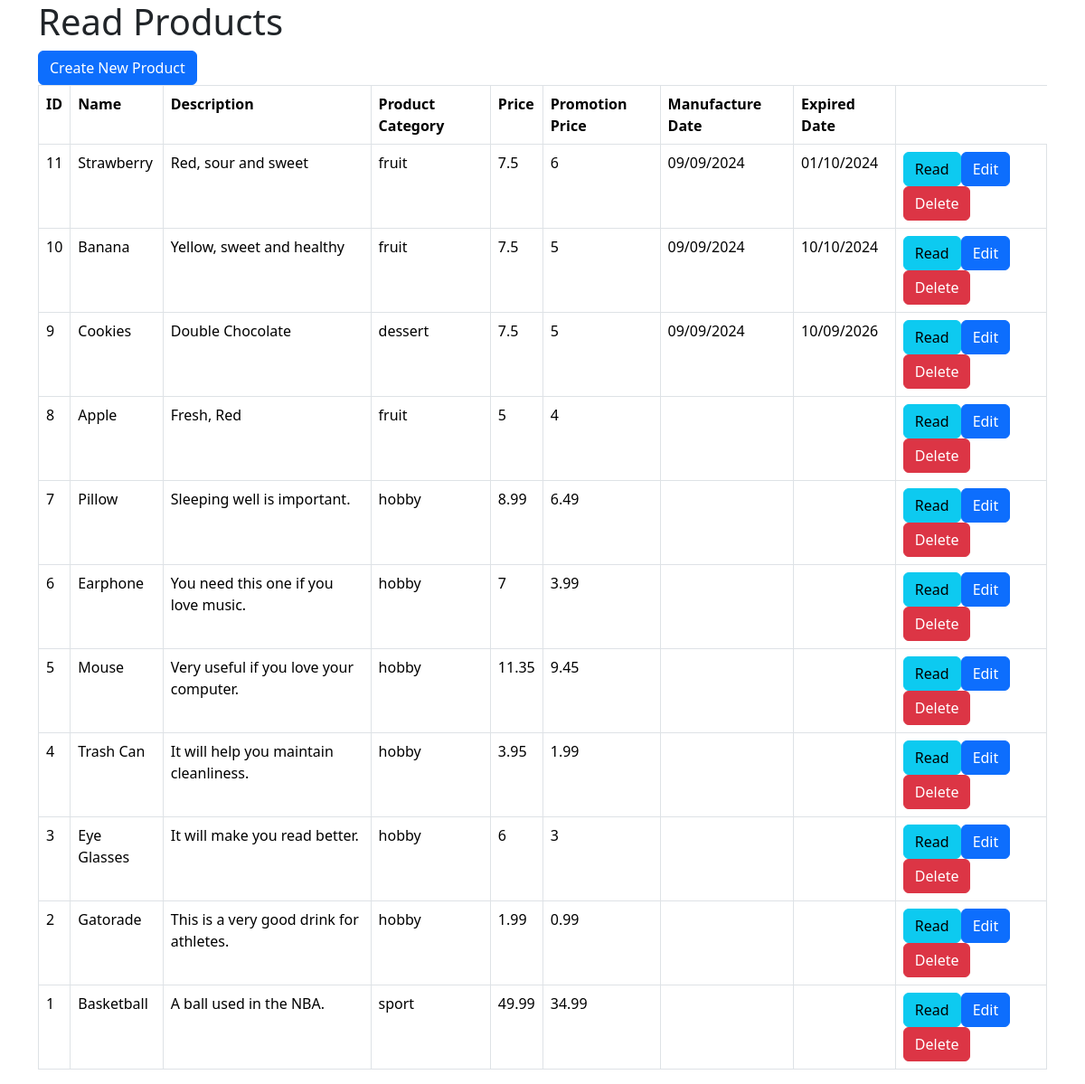
The page /product_listing.php (signed in) on the database its author committed.
### tables this page shows
CREATE TABLE IF NOT EXISTS `products` (
  `id` int NOT NULL AUTO_INCREMENT,
  `name` varchar(128) NOT NULL,
  `description` text NOT NULL,
  `product_cat` int NOT NULL,
  `manufacture_date` text NOT NULL,
  `expired_date` text NOT NULL,
  `price` double NOT NULL,
  `promotion_price` double NOT NULL,
  `created` datetime NOT NULL,
  `modified` timestamp NOT NULL DEFAULT CURRENT_TIMESTAMP ON UPDATE CURRENT_TIMESTAMP,
  PRIMARY KEY (`id`)
);

CREATE TABLE IF NOT EXISTS `product_cat` (
  `product_cat_id` int NOT NULL AUTO_INCREMENT,
  `product_cat_name` varchar(30) NOT NULL,
  `product_cat_description` text NOT NULL,
  PRIMARY KEY (`product_cat_id`)
);

### product_listing.php (the view, shortened to what this page needs)
<!DOCTYPE HTML>
<html>
<head>
    <link href="https://cdn.jsdelivr.net/npm/bootstrap@5.3.3/dist/css/bootstrap.min.css" rel="stylesheet">
</head>
<body>
    <div class="container">
        <div class="page-header">
            <h1>Read Products</h1>
        </div>
        <?php
        include 'config/database.php';
        $query = "SELECT id, name, description, price, product_cat_name, promotion_price, manufacture_date, expired_date FROM products
        INNER JOIN product_cat ON products.product_cat= product_cat.product_cat_id ORDER BY id DESC";
        $stmt = $con->prepare($query);
        $stmt->execute();
        $num = $stmt->rowCount();
        echo "<a href='product_create.php' class='btn btn-primary m-b-1em'>Create New Product</a>";
        if ($num > 0) {
            echo "<table class='table table-hover table-responsive table-bordered'>";
            echo "<tr>";
            echo "<th>ID</th>";
            echo "<th>Name</th>";
            echo "<th>Description</th>";
            echo "<th>Product Category</th>";
            echo "<th>Price</th>";
            echo "<th>Promotion Price</th>";
            echo "<th>Manufacture Date</th>";
            echo "<th>Expired Date</th>";
            echo "</tr>";
            while ($row = $stmt->fetch(PDO::FETCH_ASSOC)) {
                extract($row);
                echo "<tr>";
                echo "<td>{$id}</td>";
                echo "<td>{$name}</td>";
                echo "<td>{$description}</td>";
                echo "<td>{$product_cat_name}</td>";
                echo "<td>{$price}</td>";
                echo "<td>{$promotion_price}</td>";
                echo "<td>{$manufacture_date}</td>";
                echo "<td>{$expired_date}</td>";
                echo "<td>";
                echo "<a href='product_details.php?id={$id}' class='btn btn-info m-r-1em'>Read</a>";
                echo "<a href='product_update.php?id={$id}' class='btn btn-primary m-r-1em'>Edit</a>";
                echo "<a href='#' onclick='delete_user({$id});'  class='btn btn-danger'>Delete</a>";
                echo "</td>";
                echo "</tr>";
            }
            echo "</table>";
        }
        else {
            echo "<div class='alert alert-danger'>No records found.</div>";
        }
        ?>
    </div>
</body>
</html>

### rows shown on the page
products: id "11", name "Strawberry", description "Red, sour and sweet", product_cat.product_cat_name "fruit", price "7.5", promotion_price "6", manufacture_date "09/09/2024", expired_date "01/10/2024"
products: id "10", name "Banana", description "Yellow, sweet and healthy", product_cat.product_cat_name "fruit", price "7.5", promotion_price "5", manufacture_date "09/09/2024", expired_date "10/10/2024"
products: id "9", name "Cookies", description "Double Chocolate", product_cat.product_cat_name "dessert", price "7.5", promotion_price "5", manufacture_date "09/09/2024", expired_date "10/09/2026"
products: id "8", name "Apple", description "Fresh, Red", product_cat.product_cat_name "fruit", price "5", promotion_price "4"
products: id "7", name "Pillow", description "Sleeping well is important.", product_cat.product_cat_name "hobby", price "8.99", promotion_price "6.49"
products: id "6", name "Earphone", description "You need this one if you love music.", product_cat.product_cat_name "hobby", price "7", promotion_price "3.99"
products: id "5", name "Mouse", description "Very useful if you love your computer.", product_cat.product_cat_name "hobby", price "11.35", promotion_price "9.45"
products: id "4", name "Trash Can", description "It will help you maintain cleanliness.", product_cat.product_cat_name "hobby", price "3.95", promotion_price "1.99"
products: id "3", name "Eye Glasses", description "It will make you read better.", product_cat.product_cat_name "hobby", price "6", promotion_price "3"
products: id "2", name "Gatorade", description "This is a very good drink for athletes.", product_cat.product_cat_name "hobby", price "1.99", promotion_price "0.99"
products: id "1", name "Basketball", description "A ball used in the NBA.", product_cat.product_cat_name "sport", price "49.99", promotion_price "34.99"
